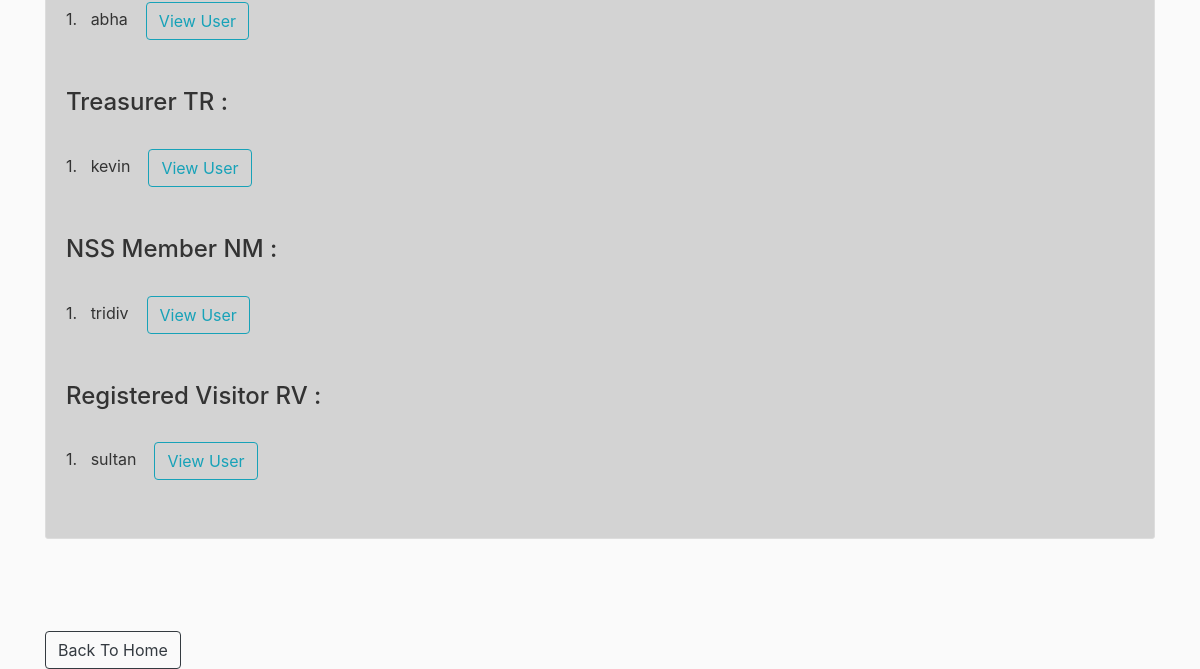
Page /admin (signed in, lower part) on the earlier database version.
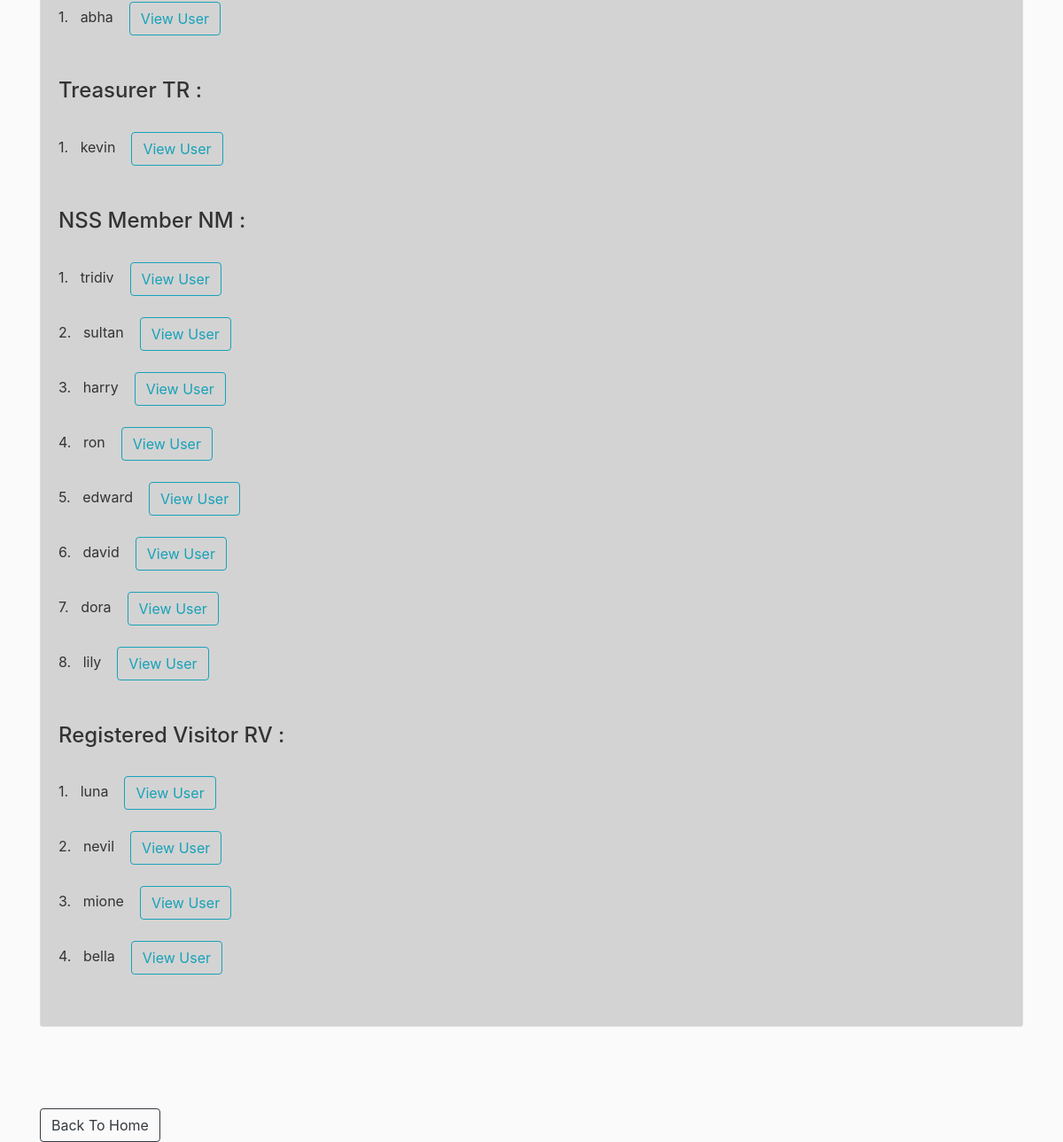
Same page on the later database version.
### rbac/models.py (models this page shows, shortened)
class User(db.Model, UserMixin):
    id = db.Column(db.Integer, primary_key=True)
    username = db.Column(db.String(120), unique=True, nullable=False)
    password = db.Column(db.String(60), nullable=False)
    roles = db.relationship('Role', secondary='user_roles')
    events_attended = relationship("Event", secondary="attendance") #user.events_attended
    events_registered = relationship("Event", secondary="registration") #user.events_registered

### rbac/routes.py (the view)
@app.route("/admin")
@login_required
def admin():
    if get_role(current_user) != 'Admin':
        return redirect(url_for('home'))
    admin,cp,dh,eh,prh,tr,prt,et,nm,rv = get_user_by_role()
    return render_template('admin.html',admin=admin,cp=cp,dh=dh,eh=eh,prh=prh,tr=tr,prt=prt,et=et,nm=nm,rv=rv)

### rbac/models.py (called while the page is built)
@login_manager.user_loader
def load_user(user_id):
    return User.query.get(int(user_id))

### rbac/routes.py (called while the page is built)
def get_user_by_role():
    users = User.query.all()
    admin,cp,dh,eh,prh,tr,prt,et,nm,rv = [],[],[],[],[],[],[],[],[],[]
    for user in users:
        role = get_role(user)
        if role == 'Admin':
            admin.append(user)
        elif role == 'CP':
            cp.append(user)
        elif role == 'DH':
            dh.append(user)
        elif role == 'EH':
            eh.append(user)
        elif role == 'PRH':
            prh.append(user)
        elif role == 'TR':
            tr.append(user)
        elif role == 'PRT':
            prt.append(user)
        elif role == 'ET':
            et.append(user)
        elif role == 'NM':
            nm.append(user)
        else:
            rv.append(user)
    return admin,cp,dh,eh,prh,tr,prt,et,nm,rv

### rbac/templates/admin.html (shortened to what this page needs)
{% extends "layout.html" %}
{% block content %}
   <br>
<div class="content-section">
<br>
<br><br>
{% if cp %}
<h4> Chairperson CP : </h4><br>
{% for v in cp %}
   {{loop.index}}. &nbsp; {{ v.username }} &nbsp;&nbsp;&nbsp;<a class="btn btn-outline-info" href="{{ url_for('add_roles',id=v.id) }}">View User</a><br><br>
{% endfor %}
<br>
{% endif %}
{% if eh %}
<h4>Event Head EH : </h4><br>
{% for v in eh %}
   {{loop.index}}. &nbsp; {{ v.username }} &nbsp;&nbsp;&nbsp;<a class="btn btn-outline-info" href="{{ url_for('add_roles',id=v.id) }}">View User</a><br><br>
{% endfor %}
<br>
{% endif %}
{% if prh %}
<h4>Public Relations Head PRH : </h4><br>
{% for v in prh %}
   {{loop.index}}. &nbsp; {{ v.username }} &nbsp;&nbsp;&nbsp;<a class="btn btn-outline-info" href="{{ url_for('add_roles',id=v.id) }}">View User</a><br><br>
{% endfor %}
<br>
{% endif %}
{% if dh %}
<h4>Documentation Head DH : </h4><br>
{% for v in dh %}
   {{loop.index}}. &nbsp; {{ v.username }} &nbsp;&nbsp;&nbsp;<a class="btn btn-outline-info" href="{{ url_for('add_roles',id=v.id) }}">View User</a><br><br>
{% endfor %}
<br>
{% endif %}
{% if tr %}
<h4>Treasurer TR : </h4><br>
{% for v in tr %}
   {{loop.index}}. &nbsp; {{ v.username }} &nbsp;&nbsp;&nbsp;<a class="btn btn-outline-info" href="{{ url_for('add_roles',id=v.id) }}">View User</a><br><br>
{% endfor %}
<br>
{% endif %}
{% if nm %}
<h4>NSS Member NM : </h4><br>
{% for v in nm %}
   {{loop.index}}. &nbsp; {{ v.username }} &nbsp;&nbsp;&nbsp;<a class="btn btn-outline-info" href="{{ url_for('add_roles',id=v.id) }}">View User</a><br><br>
{% endfor %}
<br>
{% endif %}
{% if rv %}
<h4>Registered Visitor RV : </h4><br>
{% for v in rv %}
   {{loop.index}}. &nbsp; {{ v.username }} &nbsp;&nbsp;&nbsp;<a class="btn btn-outline-info" href="{{ url_for('add_roles',id=v.id) }}">View User</a><br><br>
{% endfor %}
{% endif %}
<br>
</div>
<br><br><br>
<a href="{{ url_for('home') }}" class="btn btn-outline-dark" >Back To Home</a>
{% endblock content %}

### rbac/templates/layout.html (shortened to what this page needs)
<!DOCTYPE html>
<html lang="en">
<head>
    <link rel="stylesheet" href="https://maxcdn.bootstrapcdn.com/bootstrap/4.0.0/css/bootstrap.min.css">
    <link rel="stylesheet" href="{{ url_for('static', filename='main.css') }}" type="text/css">
</head>
<body >
    <div class="container">
        {% block content %}
        {% endblock content %}
    </div>
</body>
</html>

### rbac/static/main.css (style rules this page uses)
body { background: #fafafa; color: #333333; margin-top: 2rem; }
.content-section { background: lightgray; padding: 10px 20px; border: 1px solid #dddddd; border-radius: 3px; margin-bottom: 20px; }

Differences in the rows shown:
shown differently, row unchanged: User "sultan": moves from the list under "Registered Visitor RV :" to the list under "NSS Member NM :"
added User: username "harry", shown under "NSS Member NM :"
added User: username "ron", shown under "NSS Member NM :"
added User: username "edward", shown under "NSS Member NM :"
added User: username "david", shown under "NSS Member NM :"
added User: username "dora", shown under "NSS Member NM :"
added User: username "lily", shown under "NSS Member NM :"
added User: username "luna", shown under "Registered Visitor RV :"
added User: username "nevil", shown under "Registered Visitor RV :"
added User: username "mione", shown under "Registered Visitor RV :"
added User: username "bella", shown under "Registered Visitor RV :"
